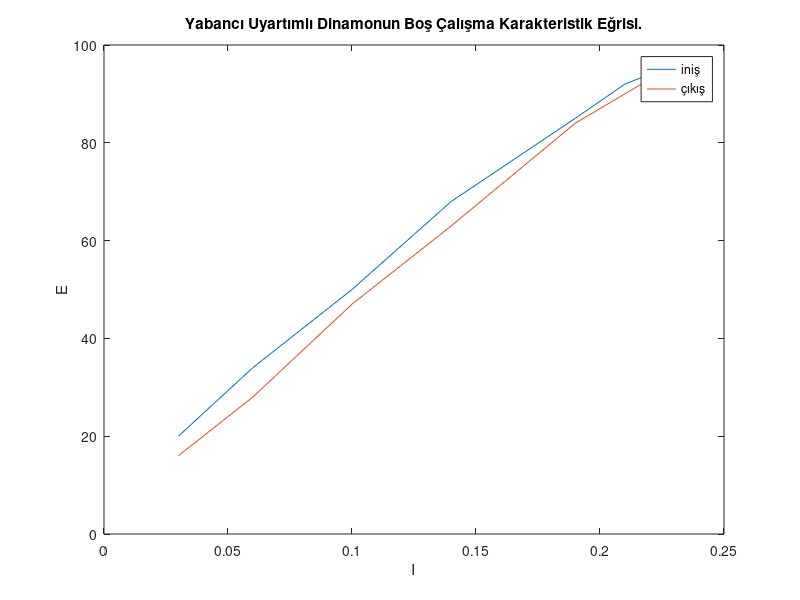

Write the MATLAB code that produced this figure.
x=[0.03 0.06 0.1 0.14 0.19 0.21 0.23];
y=[16 28 47 63 84 90 96];
w=[20 34 50 68 85 92 96]
plot(x,w);
hold on


plot(x,y);
xlabel('I');
ylabel('E');
title('Yabancı Uyartımlı Dinamonun Boş Çalışma Karakteristik Eğrisi.');
legend('iniş','çıkış');